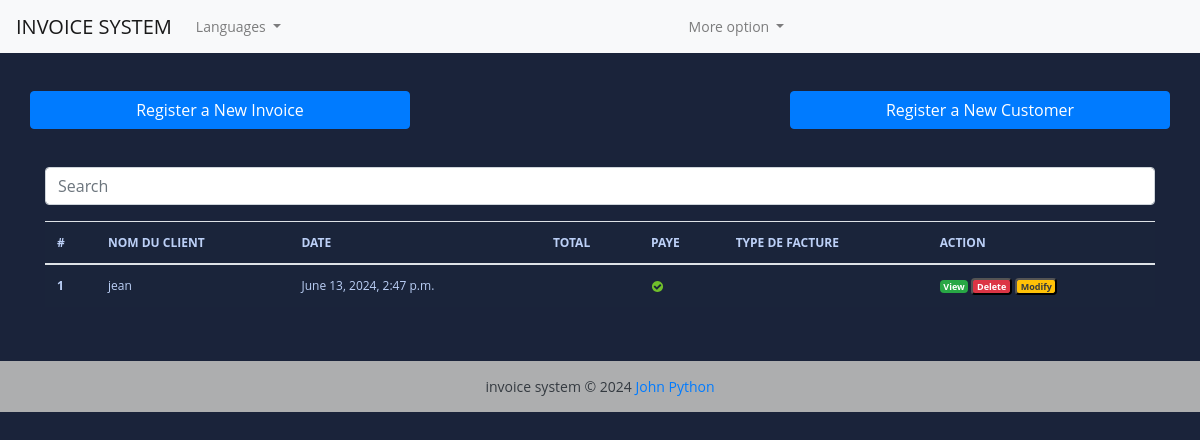
Before: / with the older database file.
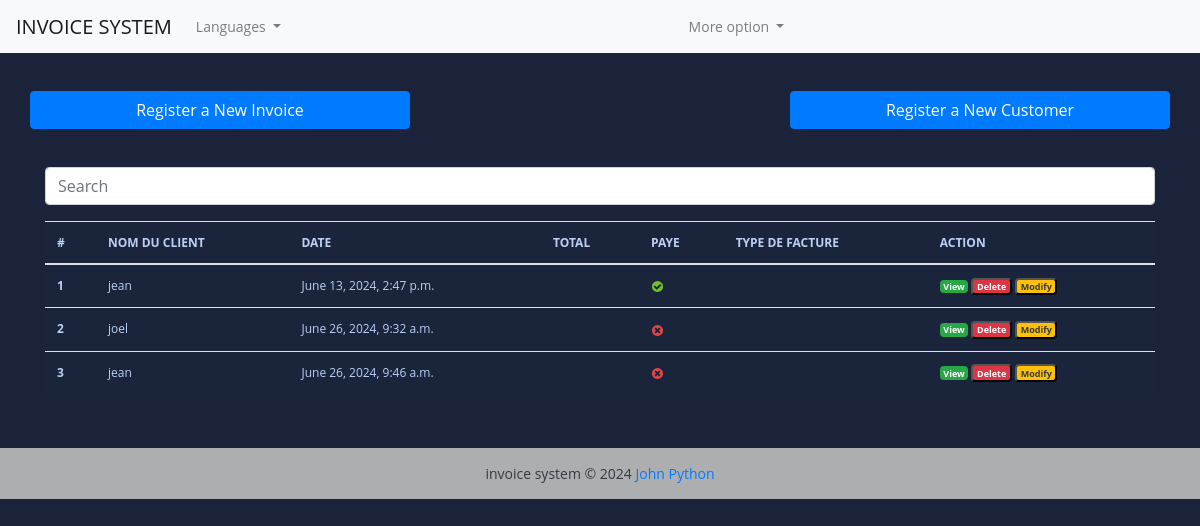
After: the same page with the newer database file.
### fact_app/models.py (models this page shows, shortened)
class Invoice(models.Model):
    INVOICE_TYPE = (
        ('R', 'RECEIPT'),
        ('I', 'INVOICE'),
        ('P', 'PROFORMA INVOICE')
    )
    customer = models.ForeignKey(Customer, on_delete=models.PROTECT)
    save_by = models.ForeignKey(User, on_delete=models.PROTECT)
    invoice_date_time = models.DateTimeField(auto_now_add=True)
    total = models.DecimalField(max_digits=10000, decimal_places=2)
    last_update_date = models.DateTimeField(null=True, blank=True)
    paid = models.BooleanField(default=False)
    invoice_type = models.CharField(max_length=1, choices=INVOICE_TYPE)
    comment = models.TextField(null=True, blank=True, max_length=1000)
    class Meta:
        verbose_name = 'Invoice'
        verbose_name_plural = 'Invoices'

class Customer(models.Model):
    SEX_TYPE = (
        ('M', 'Masculin'),
        ('F', 'Feminin')
    )
    name = models.CharField(max_length=128)
    email = models.EmailField()
    phone = models.CharField(max_length=128)
    address = models.CharField(max_length=64)
    sex = models.CharField(max_length=1, choices=SEX_TYPE)
    age = models.CharField(max_length=16)
    city = models.CharField(max_length=32)
    zip_code = models.CharField(max_length=16)
    created_date = models.DateTimeField(auto_now_add=True)
    save_by = models.ForeignKey(User, on_delete=models.PROTECT)
    class Meta:
        verbose_name = 'Customer'
        verbose_name_plural = 'Customers'

### fact_app/views.py (the view, shortened to what this page needs)
# urls.py: path('', views.HomeView.as_view(), name='home'),
class HomeView(View):
    templates_name = 'index.html'
    """on utilise select_related par ce qu'on a des champs many to many cela
    va facilité les requêtes.
    en fait ça fait ce qu'on appelle le sql any
    le any prend plusieurs tables reliés à une table
    et les joins pour en faire une seul table """
    invoices = Invoice.objects.select_related('customer', 'save_by').all()
    context = {
        'invoices': invoices
    }
    def get(self, request, *args, **kwargs):
        return render(request, self.templates_name, self.context)

### templates/index.html (shortened to what this page needs)
{% extends "base.html" %}
{% load static %}
{% block content %}
<br><br>
<div class="row">
    <a href="{% url 'add-invoice' %}" class="btn col-md-4 btn-primary">
        Register a New Invoice
    </a>
    <a href='#' class="col-md-4">
    </a>
    <a href="{% url 'add-customer' %}" class="btn col-md-4 btn-primary">
        Register a New Customer
    </a>
</div>
<br> <br>
<div class="form-group ">
    <input id="search" class="form-control" type="text" placeholder="Search">
</div>
<div>
    <table class="table table-striped-columns">
        <thead>
            <tr>
                <th scope="col">#</th>
                <th scope="col">NOM DU CLIENT</th>
                <th scope="col">DATE</th>
                <th scope="col">TOTAL</th>
                <th scope="col">PAYE</th>
                <th scope="col">TYPE DE FACTURE</th>
                <th scope="col">ACTION</th>
            </tr>
        </thead>
        <tbody id="myTable">
            {% if invoices %}
            {% for facture in invoices %}
                <tr>
                <th scope="row">{{ facture.pk }}</th>
                <td>{{facture.customer.name}}</td>
                <td>{{facture.invoice_date_time}}</td>
                <td>{{ facture.get_total }}</td>
                <td>
                    {% if facture.paid %}
                    <img src="{% static 'images/icon-yes.svg' %}" alt="True">
                    {% else %}
                    <img src="{% static 'images/icon-no.svg' %}" alt="False">
                    {% endif %}
                </td>
                <td>{{facture.invoice_type_display }}</td>
                <td>
                    <a href="#" title="Detail" class="badge text-white bg-success">View</a>
                <button id="btn-invoice-sup" type="button" data-toggle="modal" data-target="#supprimer"
                        class="badge text-white bg-danger" title="Supprimer" data-id="{{ facture.pk }}"
                        data-customer="{{facture.customer.name}}">Delete
                </button>
                <button id="btn-invoice-mod" type="button" data-toggle="modal" title="Modifier" data-target="#modifier"
                        data-id="{{facture.pk}}" data-customer="{{facture.customer.name}}"
                    class="badge text-dark bg-warning">Modify
                </button>
                </td>
            </tr>
            {% endfor %}
            {% else %}
                <p class="text-center text-white">No invoice found.</p>
            {% endif %}
        </tbody>
    </table>
</div>
<br><br>
{% endblock %}

### templates/base.html (shortened to what this page needs)
<!DOCTYPE html>
{% load static %}
<html lang="en">
<head>
    <link rel="stylesheet" href="https://cdn.jsdelivr.net/npm/bootstrap@4.6.2/dist/css/bootstrap.min.css">
    <link rel="stylesheet" href="{% static 'style.css' %}">
</head>
<body>
<header>
    <nav class="navbar navbar-expand-lg navbar-light bg-light">
        <a class="navbar-brand" href="{% url 'add-invoice' %}">INVOICE SYSTEM</a>
        <div class="collapse navbar-collapse" id="navbarSupportedContent">
            <ul class="navbar-nav mr-auto">
                <li class="nav-item dropdown">
                    <a class="nav-link dropdown-toggle" href="#" role="button" data-toggle="dropdown" aria-expanded="false">
                        Languages
                    </a>
                </li>
            </ul>
        </div>
        <div class="collapse navbar-collapse" id="navbarSupportedContent">
            <ul class="navbar-nav mr-auto">
                <li class="nav-item dropdown">
                    <a class="nav-link dropdown-toggle" href="#" role="button" data-toggle="dropdown" aria-expanded="false">
                        More option
                    </a>
                </li>
            </ul>
        </div>
    </nav>
</header>
<div class="container">
    {% block content %}
    {% endblock %}
</div>
    <footer class="bg-light text-center text-dark">
        <div class="text-center p-3" style="background-color: rgba(0, 0, 0, 0.3);">
            invoice system © 2024
            <a href="https://github.com/JeanNkada/mon_app_fact/">John Python</a>
        </div>
    </footer>
</body>
</html>

### static/style.css (style rules this page uses)
body { margin: 0; padding: 0; font: 400 .875rem 'Open Sans', sans-serif; color: #bcd0f7; background: #1A233A; position: relative; height: 100%; }
.table { background: #1a243a; color: #bcd0f7; font-size: .75rem; }

Changed rows visible on the page:
added Invoice: pk "2", customer.name "joel", invoice_date_time "June 26, 2024, 9:32 a.m.", paid False (drawn)
added Invoice: pk "3", customer.name "jean", invoice_date_time "June 26, 2024, 9:46 a.m.", paid False (drawn)
